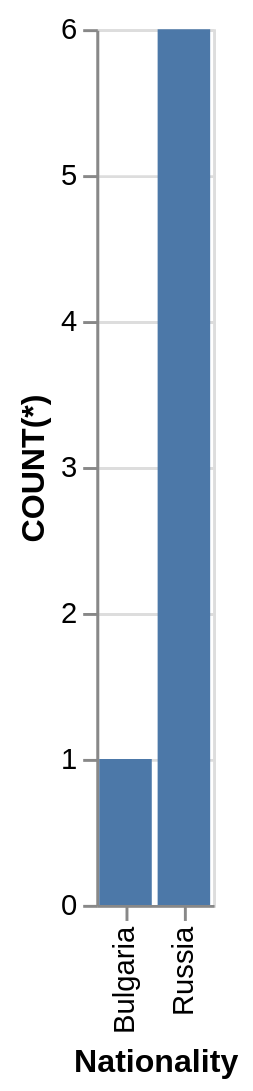

Write the Vega-Lite specification saved for this chart.
### Vega-Lite specification from a JSON file in a GitHub repository (floating-point values rounded to 4 significant figures)
{"data": {"values": [{"x_data": "Bulgaria", "y_data": 1}, {"x_data": "Russia", "y_data": 6}]}, "mark": "bar", "encoding": {"x": {"field": "x_data", "type": "nominal", "title": "Nationality", "sort": {"op": "sum", "field": "y_data", "order": "ascending"}}, "y": {"field": "y_data", "type": "quantitative", "title": "COUNT(*)"}}}
